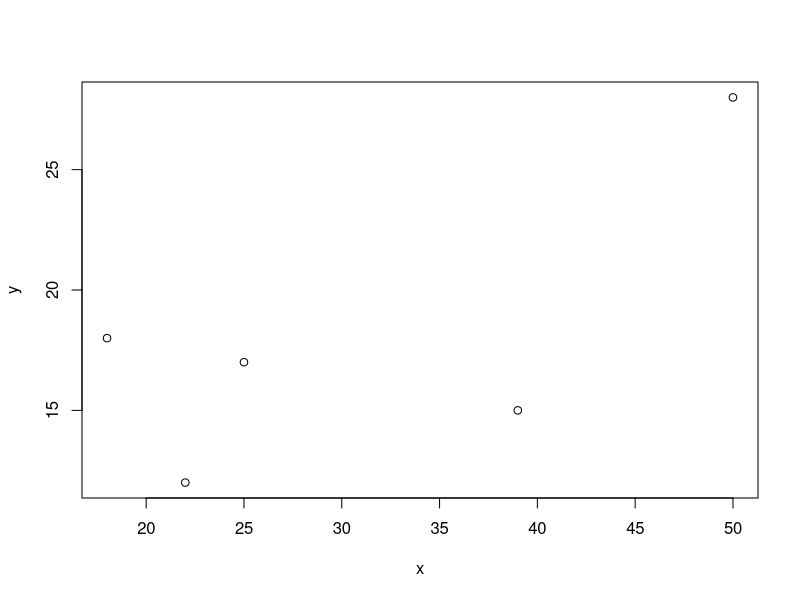

Here is the R script that generated this plot:

# A comment: this is a sample script.
y=c(12,15,28,17,18)
x=c(22,39,50,25,18)
mean(y)
mean(x)
plot(x,y)
#add change
#add change number 2

#blahblah change4 will this overwrite?

#test_testGZchange_again3







##test_conflicting_change_1

#liyuanli's change on branch2

#ohlala
